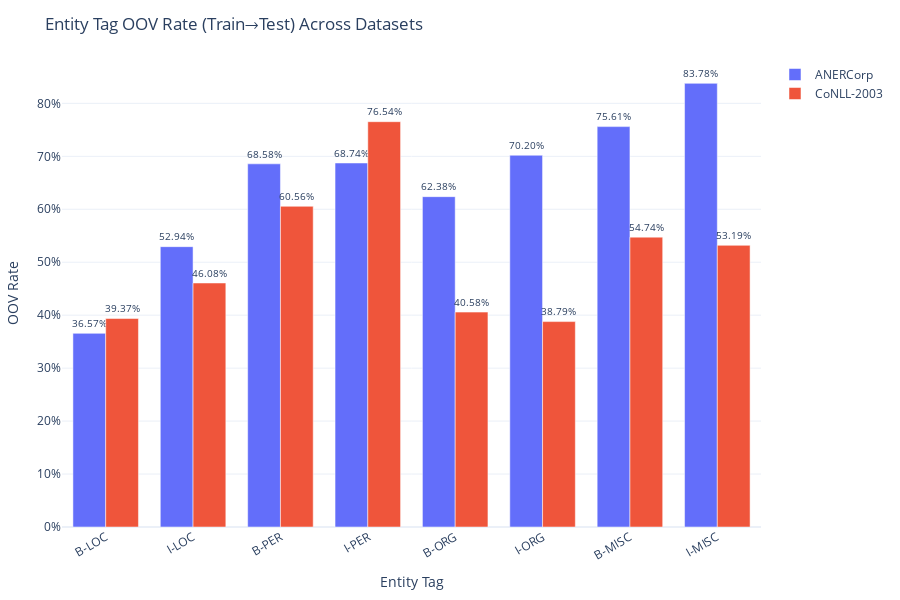

Notebook cell for this chart:
### Code cell
helper = EntityTagOOVRate(corpora=corpora)
df = helper.generate_df("combined")
df
plot_entity_tag_oov_bar(
            df,
            title="Entity Tag OOV Rate (Train→Test) Across Datasets",
            tag_order=_DEFAULT_TAGS,
            show_values=True,
        )

### Figure 1 — Plotly figure (JSON) as saved in the notebook; plotly's stock layout.template omitted (floating-point values rounded to 4 significant figures)
{"data": [{"alignmentgroup": "True", "cliponaxis": false, "hovertemplate": "Dataset=ANERCorp<br>Entity Tag=%{x}<br>OOV Rate=%{text}<extra></extra>", "legendgroup": "ANERCorp", "marker": {"color": "#636efa", "pattern": {"shape": ""}}, "name": "ANERCorp", "offsetgroup": "ANERCorp", "orientation": "v", "showlegend": true, "text": [0.3657, 0.5294, 0.6858, 0.6874, 0.6238, 0.702, 0.7561, 0.8378], "textposition": "outside", "texttemplate": "%{y:.2%}", "type": "bar", "x": ["B-LOC", "I-LOC", "B-PER", "I-PER", "B-ORG", "I-ORG", "B-MISC", "I-MISC"], "xaxis": "x", "y": [0.3657, 0.5294, 0.6858, 0.6874, 0.6238, 0.702, 0.7561, 0.8378], "yaxis": "y"}, {"alignmentgroup": "True", "cliponaxis": false, "hovertemplate": "Dataset=CoNLL-2003<br>Entity Tag=%{x}<br>OOV Rate=%{text}<extra></extra>", "legendgroup": "CoNLL-2003", "marker": {"color": "#EF553B", "pattern": {"shape": ""}}, "name": "CoNLL-2003", "offsetgroup": "CoNLL-2003", "orientation": "v", "showlegend": true, "text": [0.3937, 0.4608, 0.6056, 0.7654, 0.4058, 0.3879, 0.5474, 0.5319], "textposition": "outside", "texttemplate": "%{y:.2%}", "type": "bar", "x": ["B-LOC", "I-LOC", "B-PER", "I-PER", "B-ORG", "I-ORG", "B-MISC", "I-MISC"], "xaxis": "x", "y": [0.3937, 0.4608, 0.6056, 0.7654, 0.4058, 0.3879, 0.5474, 0.5319], "yaxis": "y"}], "layout": {"bargap": 0.25, "barmode": "group", "height": 600, "legend": {"title": {}, "tracegroupgap": 0}, "margin": {"b": 40, "l": 20, "r": 20, "t": 60}, "title": {"text": "Entity Tag OOV Rate (Train→Test) Across Datasets"}, "xaxis": {"anchor": "y", "categoryarray": ["B-LOC", "I-LOC", "B-PER", "I-PER", "B-ORG", "I-ORG", "B-MISC", "I-MISC"], "categoryorder": "array", "domain": [0, 1], "tickangle": -30, "title": {"text": "Entity Tag"}}, "yaxis": {"anchor": "x", "domain": [0, 1], "rangemode": "tozero", "tickformat": ".0%", "title": {"text": "OOV Rate"}}}}
